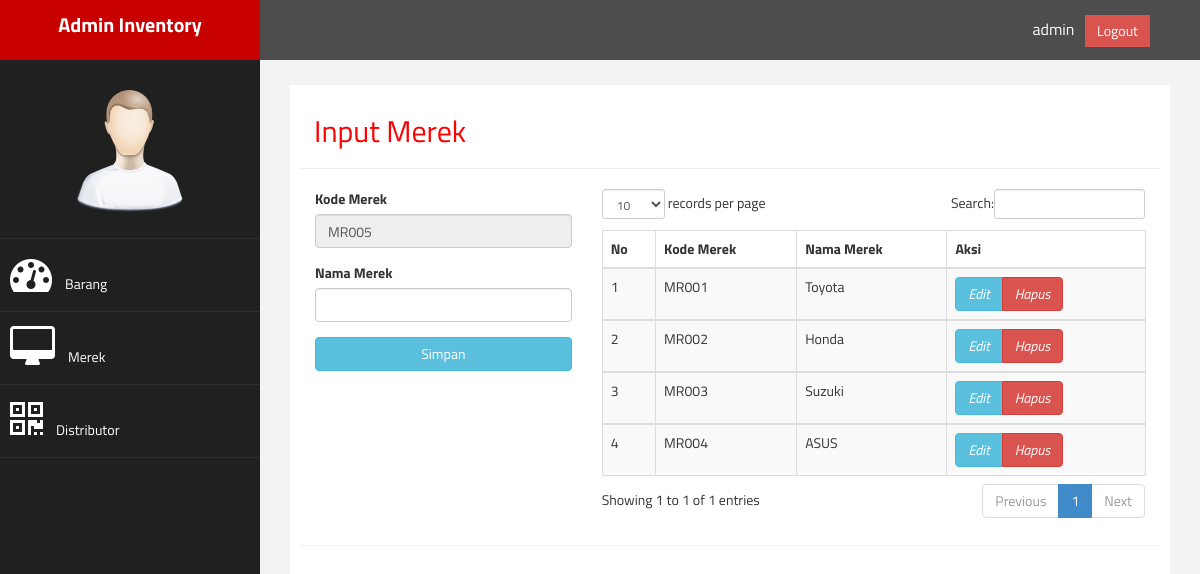
/PageAdmin.php?page=merek (signed in), run on the app's committed database.
### tables this page shows
CREATE TABLE `table_merek` (
  `kd_merek` varchar(7) NOT NULL,
  `merek` varchar(30) NOT NULL
);

### lib/controller.php (called while the page is built, shortened)
<?php
	$username = "root";
    $password = "";
    $database = "db_inven";
    $hostname = "localhost";
    $conn = mysqli_connect($hostname,$username,$password,$database) or die("Connection Corrupt");
    class oop{
        public function select($table){
            global $conn;
            $sql = "SELECT * FROM $table";
            $query = mysqli_query($conn,$sql);
            $data = [];
            while($bigData = mysqli_fetch_assoc($query)){
                $data[] = $bigData;
            }
            return $data;
        }
        public function autokode($table,$field,$pre){
            global $conn;
            $sqlc   = "SELECT COUNT($field) as jumlah FROM $table";
            $querys = mysqli_query($conn,$sqlc);
            $number = mysqli_fetch_assoc($querys);
            if($number['jumlah'] > 0){
                $sql    = "SELECT MAX($field) as kode FROM $table";
                $query  = mysqli_query($conn,$sql);
                $number = mysqli_fetch_assoc($query);
                $strnum = substr($number['kode'], 2,3);
                $strnum = $strnum + 1;
                if(strlen($strnum) == 3){
                    $kode = $pre.$strnum;
                }else if(strlen($strnum) == 2){
                    $kode = $pre."0".$strnum;
                }else if(strlen($strnum) == 1){
                    $kode = $pre."00".$strnum;
                }
            }else{
                $kode = $pre."001";
            }
            return $kode;
        }
    }
 ?>

### merek.php (the view, shortened to what this page needs)
<?php
	require 'lib/controller.php';
	$perintah = new oop();
	$table = "table_merek";
	$autokode = $perintah->autokode($table,"kd_merek","MR");
?>
<form action="" method="post">
	<h2 style="margin-left: 14px;">Input Merek</h2>
	<hr>
	<div class="col-md-4">
		<div class="form-group">
			<label for="Kode Merek">Kode Merek</label>
			<input type="text" readonly class="form-control" name="kd_merek" value="<?php echo $autokode ?>" id="Kode Merek">
		</div>
		<div class="form-group">
			<label for="Nama Merek">Nama Merek</label>
			<input type="text" autocomplete="off" required class="form-control" name="merek" value="<?php echo @$edit['merek'] ?>" id="Nama Merek">
		</div>
		<?php if (!isset($_GET['edit'])): ?>
			<button type="submit" name="simpan" class="btn btn-info btn-block">Simpan</button>
		<?php endif ?>
	</div>
	<div class="col-md-8">
		<div class="table-responsive">
	        <table class="table table-striped table-bordered table-hover" id="merek">
	            <thead>
	                <tr>
	                    <th>No</th>
	                    <th>Kode Merek</th>
	                    <th>Nama Merek</th>
	                    <th>Aksi</th>
	                </tr>
	            </thead>
	            <?php
	            	$data = $perintah->select("table_merek");
	            	$no = 1;
	            	foreach ($data as $datas) { ?>
	            		<tbody>
			            	<tr>
			            		<td><?= $no++; ?></td>
			            		<td><?= $datas['kd_merek'] ?></td>
			            		<td><?= $datas['merek'] ?></td>
			            		<td colspan="2">
			            			<div class="btn-group">
				            			<a href="?page=merek&edit&id=<?= $datas['kd_merek'] ?>" class="btn btn-info"><i>Edit</i></a>
										<a onclick="return confirm('Yakin Ingin Menghapus?')" href="?page=merek&hapus&id=<?= $datas['kd_merek'] ?>" class="btn btn-danger"><i>Hapus</i></a>
									</div>
			            		</td>
			            	</tr>
			            </tbody>
	            <?php } ?>
	        </table>
	    </div>
	</div>
</form>

### assets/css/custom.css (style rules this page uses)
body { font-family: 'Open Sans', sans-serif; }
h2 { color: #f00; }

### data on the page
table_merek: kd_merek "MR001", merek "Toyota"
table_merek: kd_merek "MR002", merek "Honda"
table_merek: kd_merek "MR003", merek "Suzuki"
table_merek: kd_merek "MR004", merek "ASUS"

### other printed values
$_SESSION['username'] "admin"
